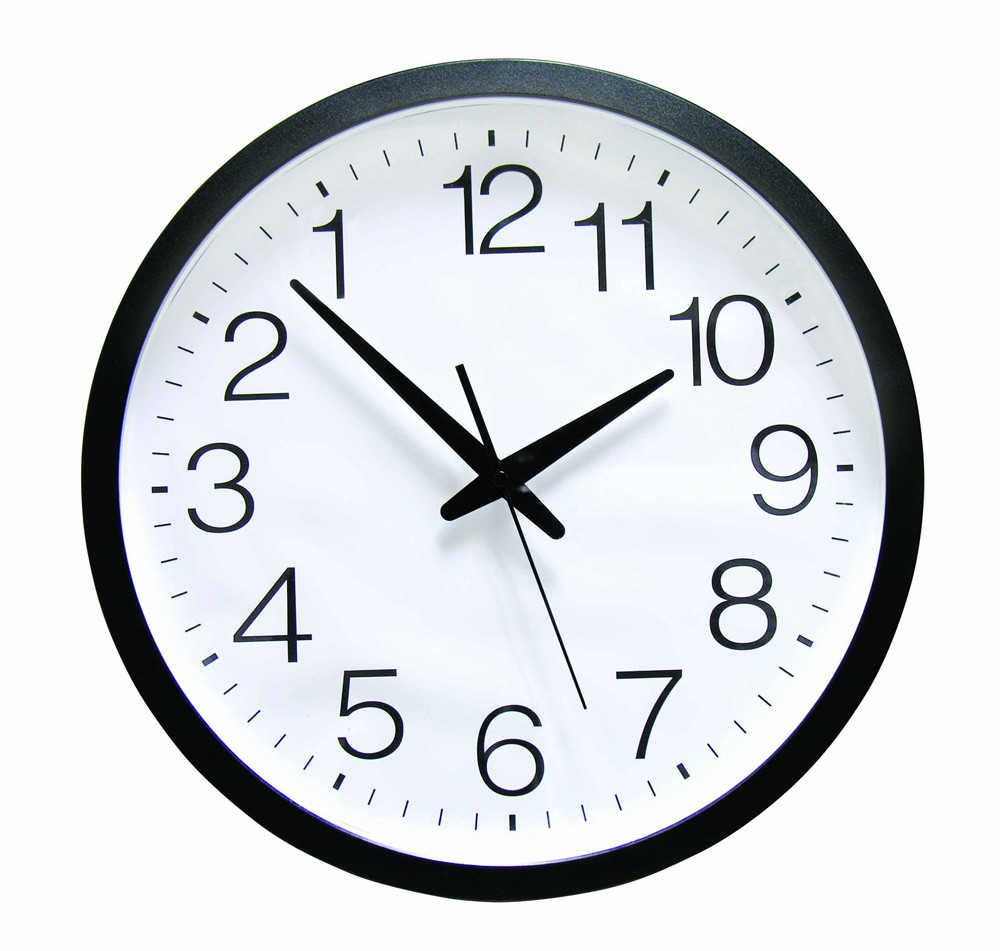
#> input picture watch.jpg, 1000 x 951 px
$ python pixelOperations.py
#> lines starting #> are read from the running program, lines starting #| are printed output that depends on the picture; after the words box and inside, x2 and y2 are one past the last pixel; in counts of white or black regions, pixels touching at a corner belong together
import cv2
import numpy as np

img = cv2.imread('watch.jpg', cv2.IMREAD_COLOR)
#> img is the input picture: shape (951, 1000, 3); mean B, G, R 220.5, 217, 214.1
#set region to black
img[50:100, 50:100] = [0,0,0]
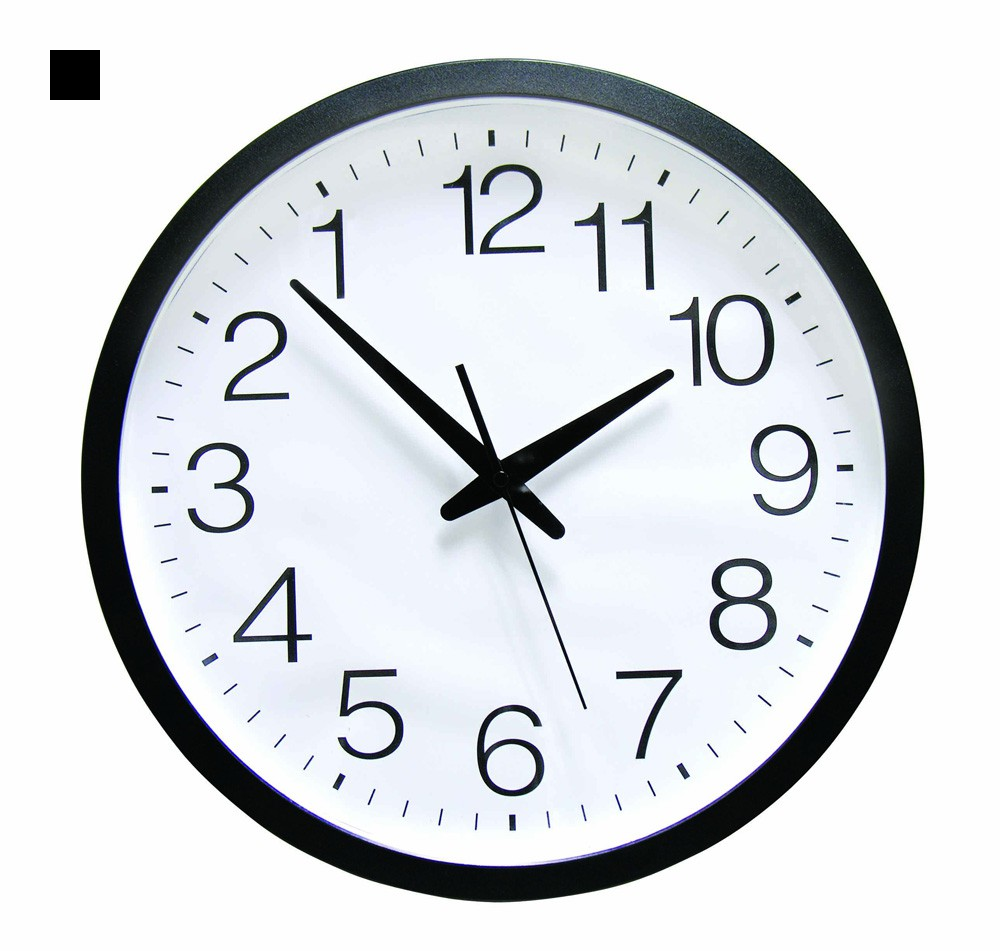
#> img: shape (951, 1000, 3); 0.26% of pixels changed, all inside (x1, y1, x2, y2) = (50, 50, 100, 100)
print(img.shape)
#| (951, 1000, 3)
print(img.size)
#| 2853000
print(img.dtype)
#| uint8
#resize the window
cv2.namedWindow('pic', cv2.WINDOW_NORMAL)
cv2.resizeWindow('pic', 450,500)
#show the window
cv2.imshow('pic', img)

cv2.waitKey(0)
cv2.destroyAllWindows()

#https://pythonprogramming.net/image-arithmetics-logic-python-opencv-tutorial/?completed=/image-operations-python-opencv-tutorial/
